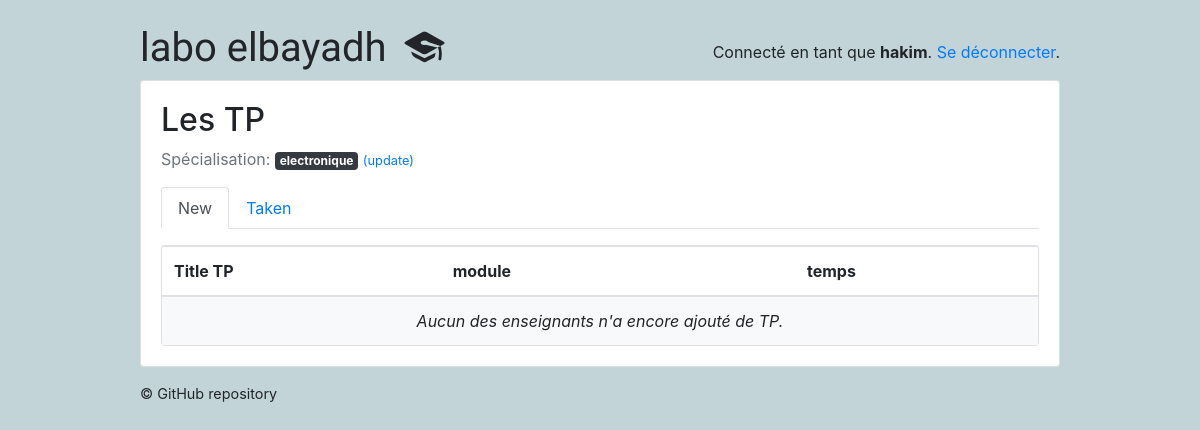
The page /students/ (signed in) on the database as committed earlier.
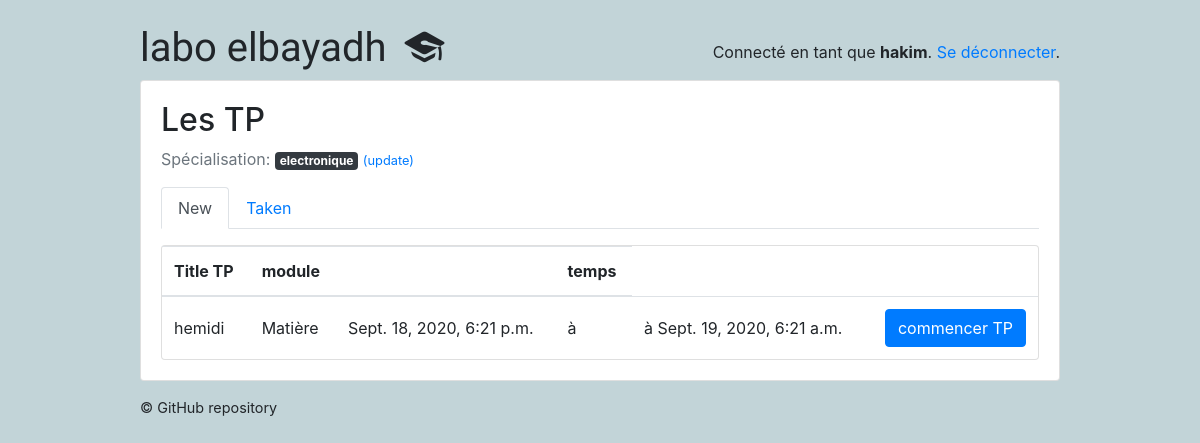
The same page on the database as committed later.
### classroom/models.py (models this page shows, shortened)
class Subject(models.Model):
    name = models.CharField(max_length=30)
    color = models.CharField(max_length=7, default='#007bff')
    def get_html_badge(self):
        name = escape(self.name)
        color = escape(self.color)
        html = '<span class="badge badge-primary" style="background-color: %s">%s</span>' % (color, name)
        return mark_safe(html)

class Quiz(models.Model):
    owner = models.ForeignKey(User, on_delete=models.CASCADE, related_name='quizzes')
    name = models.CharField(max_length=255 , default='Titre' , verbose_name= 'Titre TP',)
    subject = models.ForeignKey(Subject, on_delete=models.CASCADE, related_name='quizzes', verbose_name= 'les filières',)
    type_tp_posible = (
        ('redressement et filtrage ', 'redressement et filtrage '),
        ('filtrage RC', 'filtrage RC'),
    )
    type_tp = models.CharField(max_length=500 ,choices=type_tp_posible , verbose_name= 'Type de circuit électrique')
    description = models.TextField( max_length=500 , verbose_name= 'Description de TP ')
    module = models.CharField(max_length=255, default='Matière' , verbose_name= 'Matière' )
    Temps_TP = models.IntegerField(default=5 , verbose_name= 'Temps de TP min')
    temps_cal = models.IntegerField(default=12 , verbose_name= 'L interval temporel de calendrier (À l\'heure)')
    email_cad = models.BooleanField(default=False ,verbose_name='Envoyer  des notifications   au étudiants  par email' )

class Planning_TP(models.Model) :
    id_TP = models.IntegerField()
    id_usr = models.IntegerField()
    time_in = models.DateTimeField()
    time_fn = models.DateTimeField()
    time_TP = models.IntegerField()

### classroom/views/students.py (the view)
# urls.py: path('', students.QuizListView.as_view(), name='quiz_list'),
@method_decorator([login_required, student_required], name='dispatch')
class QuizListView(ListView):
    model = Quiz
    ordering = ('name', )
    context_object_name = 'quizzes'
    template_name = 'classroom/students/quiz_list.html'
    def get_queryset(self):
        student = self.request.user.student
        student_interests = student.interests.values_list('pk', flat=True)
        taken_quizzes = student.quizzes.values_list('pk', flat=True)
        queryset = Quiz.objects.filter(subject__in=student_interests) \
            .exclude(pk__in=taken_quizzes) \
            .annotate(questions_count=Count('questions')) \
            .filter(questions_count__gt=0)
        for id  in queryset.values() :
            id_tp = id['id']
            try:
                pl = Planning_TP.objects.get(id_TP = id_tp , id_usr =  self.request.user.pk )
            except:
                pl = False
            if pl == False :
                print(id['temps_cal'])
                if len(Planning_TP.objects.filter(id_TP = id_tp).values()) != 0 :
                    time_fn_final =  Planning_TP.objects.filter(id_TP = id_tp).values()
                    print(id_tp)
                    temps_tp  =  Planning_TP.objects.filter(id_TP = id_tp).values()[len(time_fn_final)-1]['time_TP']
                    time_in =  Planning_TP.objects.filter(id_TP = id_tp).values()[len(time_fn_final)-1]['time_fn']
                    time_fn =  Planning_TP.objects.filter(id_TP = id_tp).values()[len(time_fn_final)-1]['time_fn'] +  timedelta(minutes=60 * int(id['temps_cal']))
                    Planning_TP.objects.create(id_usr = self.request.user.pk , id_TP = id_tp , time_in = time_in , time_fn = time_fn , time_TP = temps_tp)
                else :
                    time_in = datetime.now()
                    time_fn = time_in + timedelta(minutes=60 * int(id['temps_cal']))
                    temps_tp = id['Temps_TP']
                    id_usr = self.request.user.pk
                    id_tp = id_tp
                    Planning_TP.objects.create(id_usr=id_usr, id_TP=id_tp, time_in=time_in, time_fn=time_fn,
                                               time_TP=temps_tp)
            else :
                pass
        return queryset
    def get_context_data(self, **kwargs):
        context = super(QuizListView, self).get_context_data(**kwargs)  # get the default context data
        context['time'] = Planning_TP.objects.filter(id_usr=self.request.user.pk ).values()  # add extra field to the context
        return context

### classroom/templates/classroom/students/quiz_list.html
{% extends 'base.html' %}
{% block content %}
  {% include 'classroom/students/_header.html' with active='new' %}
  <div class="card">
    <table class="table mb-0">
      <thead>
        <tr>
          <th>Title TP</th>
          <th>module</th>
          <th></th>
          <th>temps</th>
        </tr>
      </thead>
      <tbody>
        {% for quiz in quizzes %}
          <tr>
            <td class="align-middle">{{ quiz.name }}</td>
            <td class="align-middle">{{ quiz.module }} </td>
            {%for time_ in time %}
            {% if time_.id_TP == quiz.pk %}
            <td class="align-middle">{{ time_.time_in }} </td>
            <td class="align-middle"> à  </td>
            <td class="align-middle">à {{ time_.time_fn }} </td>
            {% endif %}
            {% endfor %}
            <td class="text-right">
              <a href="{% url 'students:take_quiz' quiz.pk %}" class="btn btn-primary">commencer TP</a>
            </td>
          </tr>
        {% empty %}
          <tr>
            <td class="bg-light text-center font-italic" colspan="4">Aucun des enseignants n'a encore ajouté de TP.</td>
          </tr>
        {% endfor %}
      </tbody>
    </table>
  </div>
{% endblock %}

### classroom/templates/classroom/students/_header.html
<h2>Les TP</h2>
<p class="text-muted">
  Spécialisation:{% for subject in user.student.interests.all %} {{ subject.get_html_badge }}{% endfor %}
  <a href="{% url 'students:student_interests' %}"><small>(update)</small></a>
</p>
<ul class="nav nav-tabs mb-3">
  <li class="nav-item">
    <a class="nav-link{% if active == 'new' %} active{% endif %}" href="{% url 'students:quiz_list' %}">New</a>
  </li>
  <li class="nav-item">
    <a class="nav-link{% if active == 'taken' %} active{% endif %}" href="{% url 'students:taken_quiz_list' %}">Taken</a>
  </li>
</ul>

Rows that differ between the two databases and show on the page:
added Quiz: name "hemidi", module "Matière"
added Planning_TP: time_in "Sept. 18, 2020, 6:21 p.m.", time_fn "Sept. 19, 2020, 6:21 a.m."
Other text that changed with them:
text no longer shown: "Aucun des enseignants n'a encore ajouté de TP."
